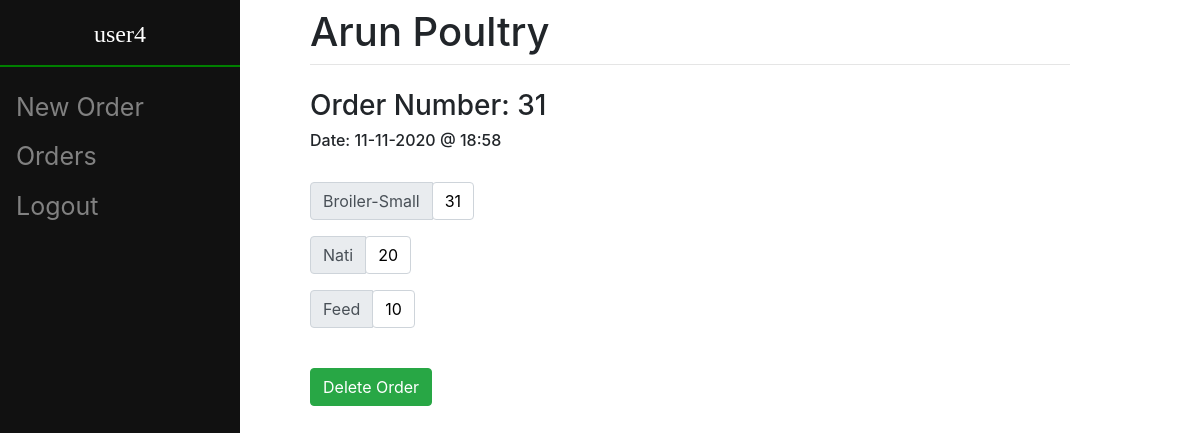
/view/order/31 (signed in), run on the app's committed database.
### orders/models.py (models this page shows, shortened)
class Order(models.Model):
	user = models.ForeignKey(User, on_delete = models.CASCADE, related_name = "user_order", null = False)
	items = models.ManyToManyField(Item, through = "Order_Item", related_name = "ord_item")
	created_at = models.DateTimeField(auto_now_add=True)
	updated_at = models.DateTimeField(auto_now=True)

class Order_Item(models.Model):
	item = models.ForeignKey(Item, on_delete = models.CASCADE)
	order = models.ForeignKey(Order, on_delete = models.CASCADE)
	qty = models.PositiveIntegerField()

### item/models.py (models this page shows)
class Item(models.Model):
	name = models.CharField(max_length = 50, unique = True)
	desc = models.CharField(max_length = 100)
	unit = models.CharField(max_length = 10, default = "No.s")
	def __str__(self):
		return self.name

### orders/views.py (the view)
# urls.py: path("view/order/<int:pk>", views.OrderDetailView.as_view(), name = "order_detail"),
class OrderDetailView(LRM, View):
    model = Order
    template_name = "orders/order_detail.html"
    def get(self, response, pk):
        user_type = get_object_or_404(User_Type, user = response.user)
        priv = user_type.privilege
        order = Order.objects.get(id = pk)
        order.updated = order.updated_at.strftime("%d-%m-%Y @ %H:%M")
        items = Order_Item.objects.filter(order = order)
        context = {'order': order, 'privilege': priv, 'items':items, 'is_deleteable': False}
        cur_time = dt.datetime.now()
        cur_hour = int(cur_time.strftime("%H"))
        if cur_hour < 6 or cur_hour >= 18:
            created_time = order.created_at
            diff = cur_time - created_time
            if diff.days == 0 and diff.seconds <= 43200 or priv == True: #users can delete orders upto 12 hours after placing them...
                context['is_deleteable'] = True
        return render(response, self.template_name, context)

### orders/templates/orders/order_detail.html (shortened to what this page needs)
{% extends 'orders/base.html' %}
{% block content %}
	{% if order %}
		<h3>Order Number: {{ order.id }}</h3>
		<h6>Date: {{order.updated}}</h6>
		<br>
	    <form action="#">
			{% for it in items %}
				<div class = "input-group mb-3">
					<div class = "input-group-prepend">
						<div class = "input-group-text">
							{{it.item}}
						</div>
					</div>
					<div class = "input-group-text" style="background-color: white; color: black">
							{{ it.qty }}
					</div>
				</div>
			{% endfor %}
			<br>
		</form>
		{% if is_deleteable %}
			<form method = "get" action = "{% url 'orders:order_delete' order.id %}" class = "form-group">
				<button type="submit", name = "delItem", value="delItem", class = "btn btn-success">Delete Order</button>
			</form>
		{% endif %}
	{% else %}
		The requested order does not exist
	{% endif %}
{% endblock %}

### orders/templates/orders/base.html (shortened to what this page needs)
<!doctype html>
<html>
<head>
	<link rel="stylesheet" href="https://stackpath.bootstrapcdn.com/bootstrap/4.3.1/css/bootstrap.min.css">
</head>
<body>
	<div class="sidenav">
		{% block side %}
			{% if user.is_authenticated %}
				<h4>{{ user.username }}</h4>
				<hr>
				{% if privilege %}
					<a href = "/register">Users</a>
					<a href = "/item/view/">Items</a>
				{% else %}
					<a href="/create">New Order</a>
				{% endif %}
				<a href="/view">Orders</a>
				<a href = "/logout">Logout</a>
			{% else %}
				<a href="/">Home</a>
				<a href="/login">Login</a>
			{% endif %}
		{% endblock %}
	</div>
	<div id="content" name="content" class="main">
				<h1 class="mt-2">Arun Poultry</h1>
				<hr class="mt-0 mb-4">
				{% block content %}
				{% endblock %}
	</div>
</body>
</html>

### orders/templates/orders/base.html (style rules this page uses)
.sidenav { height:100%; width: 20%; position: fixed; z-index:1; top:0; left:0; background-color:#111; overflow-x:hidden; padding-top:20px; }
.sidenav h4 { font-family: 'Times New Roman', Times, serif; color: #FFFFFF; text-align: center; }
.sidenav hr { border: 1px solid green; }
.sidenav a { padding:6px 8px 6px 16px; text-decoration: none; font-size:25px; color: #818181; display:block; }
.main { margin-left: 25%; padding: 0px 10px; margin-right: 10%; }

### data on the page
Order: id "31", updated "11-11-2020 @ 18:58"
Order_Item: item "Broiler-Small", qty "31"
Order_Item: item "Nati", qty "20"
Order_Item: item "Feed", qty "10"

### other printed values
{{ user.username }} "user4"
